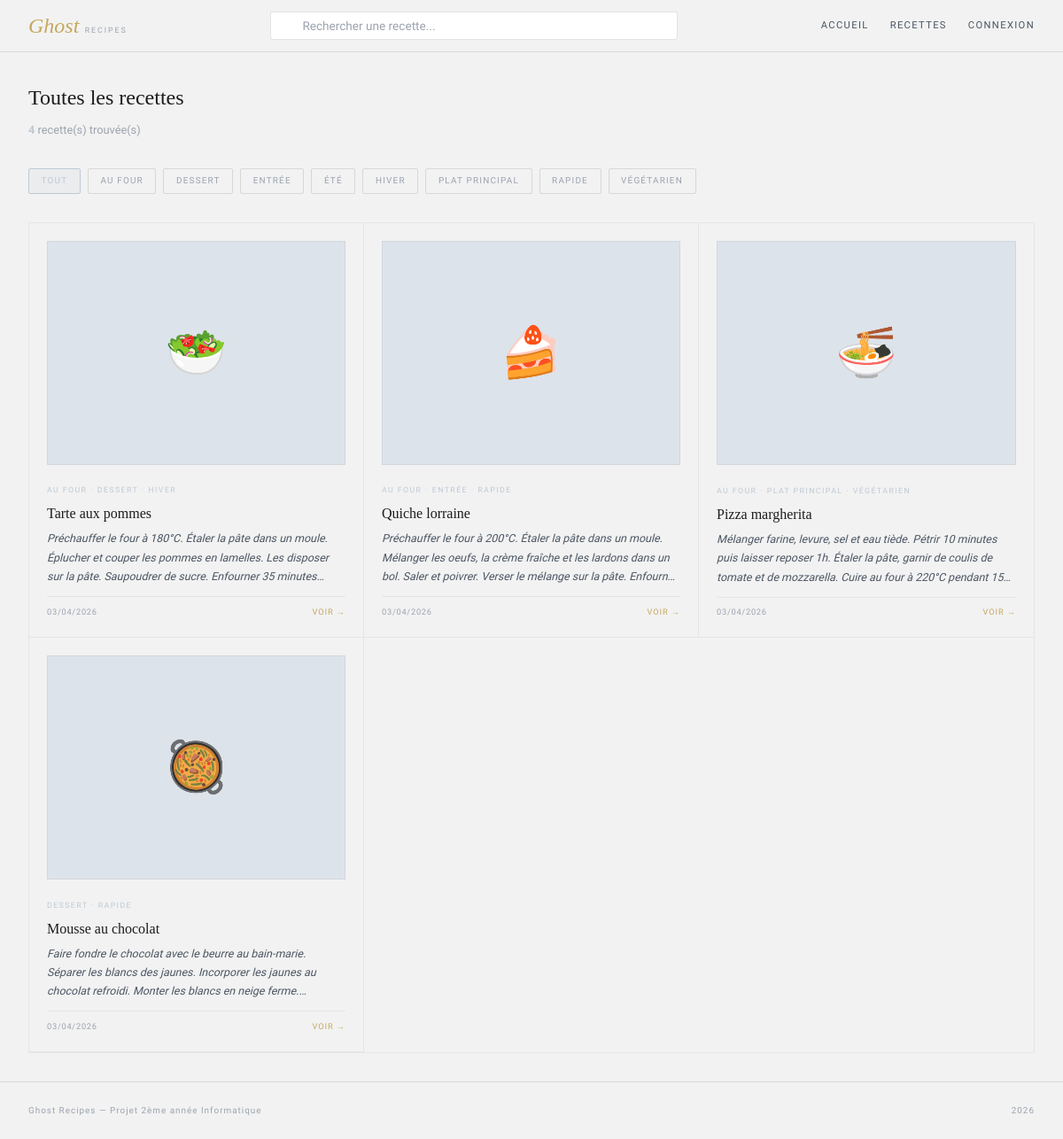
Page /recherche.php on the committed database.
### tables this page shows
CREATE TABLE tag (
    id  INT AUTO_INCREMENT PRIMARY KEY,
    nom VARCHAR(50) NOT NULL UNIQUE
);

CREATE TABLE recette (
    id          INT AUTO_INCREMENT PRIMARY KEY,
    titre       VARCHAR(100) NOT NULL,
    description TEXT         NOT NULL,
    photo       VARCHAR(255),               
    created_at  DATETIME DEFAULT CURRENT_TIMESTAMP,
    updated_at  DATETIME DEFAULT CURRENT_TIMESTAMP ON UPDATE CURRENT_TIMESTAMP
);

### classes/Recette.php (called while the page is built, shortened)
<?php
class Recette extends Element {
    public static function getAll($pdo) {
        $stmt = $pdo->query("SELECT * FROM recette ORDER BY created_at DESC");
        return $stmt->fetchAll(PDO::FETCH_ASSOC);
    }
}
?>

### classes/Tag.php (called while the page is built, shortened)
<?php
class Tag extends Element {
    public static function getAll($pdo) {
        $stmt = $pdo->query("SELECT * FROM tag ORDER BY nom");
        return $stmt->fetchAll(PDO::FETCH_ASSOC);
    }
    public static function getByRecette($pdo, $recette_id) {
        $stmt = $pdo->prepare("
            SELECT t.id, t.nom
            FROM tag t
            JOIN recette_tag rt ON t.id = rt.tag_id
            WHERE rt.recette_id = :rid
            ORDER BY t.nom
        ");
        $stmt->execute([':rid' => $recette_id]);
        return $stmt->fetchAll(PDO::FETCH_ASSOC);
    }
}
?>

### recherche.php (the view, shortened to what this page needs)
<?php
require_once "config/db.php";
require_once "classes/Recette.php";
require_once "classes/Tag.php";
$q = trim($_GET['q'] ?? '');
$tag_id = isset($_GET['tag']) ? (int)$_GET['tag'] : 0;
if ($tag_id > 0) {
    $stmt = $pdo->prepare("
        SELECT r.* FROM recette r
        JOIN recette_tag rt ON r.id = rt.recette_id
        WHERE rt.tag_id = :tid
        ORDER BY r.created_at DESC
    ");
    $stmt->execute([':tid' => $tag_id]);
    $recettes = $stmt->fetchAll(PDO::FETCH_ASSOC);
} elseif ($q !== '') {
    $recettes = Recette::rechercher($pdo, $q);
} else {
    $recettes = Recette::getAll($pdo);
}
$tous_tags = Tag::getAll($pdo);
$emojis    = ['🍕', '🥗', '🍰', '🍜', '🥘', '🍳', '🫕', '🥧'];
?>
<?php require_once "includes/header.php"; ?>
<div class="recherche-wrap">
    <h1 class="recherche-titre">
        <?php if ($q !== ''): ?>
            Résultats pour "<?= htmlspecialchars($q) ?>"
        <?php elseif ($tag_id > 0): ?>
            Recettes par tag
        <?php else: ?>
            Toutes les recettes
        <?php endif; ?>
    </h1>
    <p class="recherche-info">
        <strong><?= count($recettes) ?></strong> recette(s) trouvée(s)
    </p>
    <div class="tags-filtre">
        <a href="recherche.php" class="tag-btn <?= ($tag_id === 0 && $q === '') ? 'active' : '' ?>">Tout</a>
        <?php foreach ($tous_tags as $t): ?>
            <a href="recherche.php?tag=<?= $t['id'] ?>"
               class="tag-btn <?= ($tag_id === $t['id']) ? 'active' : '' ?>">
                <?= htmlspecialchars($t['nom']) ?>
            </a>
        <?php endforeach; ?>
    </div>
    <div class="card-grid-3">
        <?php if (empty($recettes)): ?>
            <div class="empty-state">Aucune recette ne correspond à votre recherche.</div>
        <?php else: ?>
            <?php foreach ($recettes as $i => $r): ?>
                <?php $tags = Tag::getByRecette($pdo, $r['id']); ?>
                <a href="recette.php?id=<?= $r['id'] ?>" class="recipe-card">
                    <div class="card-thumb">
                        <?php if (!empty($r['photo']) && file_exists("public/uploads/" . $r['photo'])): ?>
                            <img src="public/uploads/<?= htmlspecialchars($r['photo']) ?>" alt="">
                        <?php else: ?>
                            <?= $emojis[$r['id'] % count($emojis)] ?>
                        <?php endif; ?>
                    </div>
                    <div class="card-tags">
                        <?php foreach ($tags as $t): ?>
                            <span class="card-tag"><?= htmlspecialchars($t['nom']) ?></span>
                        <?php endforeach; ?>
                    </div>
                    <h3 class="card-title"><?= htmlspecialchars($r['titre']) ?></h3>
                    <p class="card-desc"><?= htmlspecialchars($r['description']) ?></p>
                    <div class="card-footer">
                        <span class="card-date"><?= date('d/m/Y', strtotime($r['created_at'])) ?></span>
                        <span class="card-more">Voir →</span>
                    </div>
                </a>
            <?php endforeach; ?>
        <?php endif; ?>
    </div>
</div>
<?php require_once "includes/footer.php"; ?>

### public/css/style.css (style rules this page uses)
:root { --bg: #F2F2F2; --bg2: #E6E8EB; --bg3: #DDE3EA; --surface: #FFFFFF; --surface2: #F7F7F8; --border: rgba(30, 30, 30, 0.06); --border2: rgba(30, 30, 30, 0.12); --text: #1C1C1E; --text2: #4B5563; --text3: #9CA3AF; --rose: #BFC9D4; --rose2: #94A3B8; --rose-bg: rgba(191, 201, 212, 0.15); --gold: #C6A85C; --gold2: #A88C3F; --gold-bg: rgba(198, 168, 92, 0.12); --red: #C65A4A; --red-bg: rgba(198, 90, 74, 0.12); --green: #5F8F7B; --green-bg: rgba(95, 143, 123, 0.12); }
* { box-sizing: border-box; margin: 0; padding: 0; }
body { background: var(--bg); color: var(--text); font-family: 'Source Sans 3', sans-serif; font-weight: 300; line-height: 1.6; min-height: 100vh; }
a { text-decoration: none; color: inherit; }
.recipe-card { padding: 1.25rem; border-right: 1px solid var(--border); cursor: pointer; transition: background 0.2s; }
.recipe-card:last-child { border-right: none; }
.card-thumb { width: 100%; aspect-ratio: 4/3; background: var(--bg3); border: 1px solid var(--border); overflow: hidden; display: flex; align-items: center; justify-content: center; font-size: 3.5rem; margin-bottom: 0.85rem; }
.card-tags { margin-bottom: 0.4rem; }
.card-tag { font-size: 0.55rem; letter-spacing: 0.16em; text-transform: uppercase; color: var(--rose); }
.card-tag + .card-tag::before { content: " · "; }
.card-title { font-family: 'Playfair Display', serif; font-size: 1rem; font-weight: 400; line-height: 1.3; color: var(--text); margin-bottom: 0.4rem; }
.card-desc { font-size: 0.78rem; line-height: 1.7; color: var(--text2); margin-bottom: 0.75rem; font-style: italic; display: -webkit-box; -webkit-line-clamp: 3; -webkit-box-orient: vertical; overflow: hidden; }
.card-footer { display: flex; align-items: center; justify-content: space-between; padding-top: 0.6rem; border-top: 1px solid var(--border); }
.card-date { font-size: 0.58rem; letter-spacing: 0.08em; color: var(--text3); }
.card-more { font-size: 0.58rem; letter-spacing: 0.1em; text-transform: uppercase; color: var(--gold); }
.recherche-wrap { max-width: 1280px; margin: 0 auto; padding: 2rem; }
.recherche-titre { font-family: 'Playfair Display', serif; font-size: 1.5rem; font-weight: 400; margin-bottom: 0.5rem; }
.recherche-info { font-size: 0.8rem; color: var(--text3); margin-bottom: 2rem; }
.recherche-info strong { color: var(--rose); }
.tags-filtre { display: flex; flex-wrap: wrap; gap: 0.5rem; margin-bottom: 2rem; }
.tag-btn { font-size: 0.62rem; letter-spacing: 0.12em; text-transform: uppercase; padding: 0.35rem 0.85rem; border: 1px solid var(--border2); border-radius: 2px; color: var(--text3); }
.tag-btn:hover, .tag-btn.active { color: var(--rose); border-color: var(--rose); background: var(--rose-bg); }
.card-grid-3 { display: grid; grid-template-columns: repeat(3, 1fr); gap: 0; border: 1px solid var(--border); }
.card-grid-3 .recipe-card { border-right: 1px solid var(--border); border-bottom: 1px solid var(--border); }
.card-grid-3 .recipe-card:nth-child(3n) { border-right: none; }

### rows in the picture
tag: nom "AU FOUR"
tag: nom "DESSERT"
tag: nom "ENTRÉE"
tag: nom "ÉTÉ"
tag: nom "HIVER"
tag: nom "PLAT PRINCIPAL"
tag: nom "RAPIDE"
tag: nom "VÉGÉTARIEN"
recette: id "🥗", titre "Tarte aux pommes", description "Préchauffer le four à 180°C. Étaler la pâte dans un moule. Éplucher et couper les pommes en lamelles. Les disposer sur la pâte. Saupoudrer de sucre. Enfourner 35…", created_at "03/04/2026"
recette: id "🍰", titre "Quiche lorraine", description "Préchauffer le four à 200°C. Étaler la pâte dans un moule. Mélanger les oeufs, la crème fraîche et les lardons dans un bol. Saler et poivrer. Verser le mélange sur la pâte.…", created_at "03/04/2026"
recette: id "🍜", titre "Pizza margherita", description "Mélanger farine, levure, sel et eau tiède. Pétrir 10 minutes puis laisser reposer 1h. Étaler la pâte, garnir de coulis de tomate et de mozzarella. Cuire au four à 220°C pendant…", created_at "03/04/2026"
recette: id "🥘", titre "Mousse au chocolat", description "Faire fondre le chocolat avec le beurre au bain-marie. Séparer les blancs des jaunes. Incorporer les jaunes au chocolat refroidi. Monter les blancs en neige…", created_at "03/04/2026"

### other values in the picture
count($recettes) "4"
